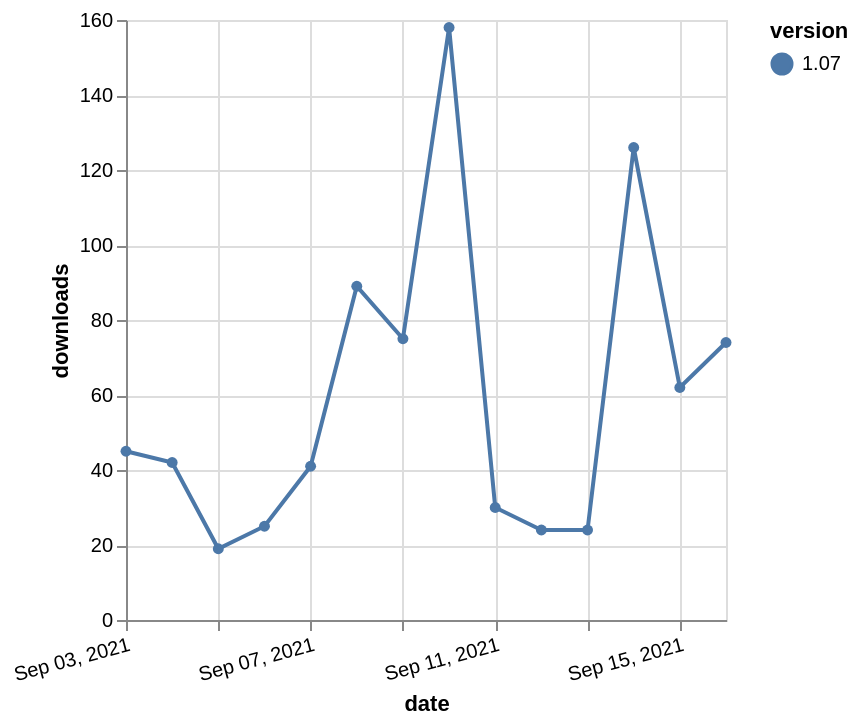

Vega-Lite specification stored for this chart:
### Vega-Lite specification from a JSON file in a GitHub repository (floating-point values rounded to 4 significant figures)
{"$schema": "https://vega.github.io/schema/vega-lite/v5.json", "description": "A simple bar chart with embedded data.", "data": {"values": [{"date": "2021-09-03", "total": 67109, "delta": 45, "version": "1.07"}, {"date": "2021-09-04", "total": 67151, "delta": 42, "version": "1.07"}, {"date": "2021-09-05", "total": 67170, "delta": 19, "version": "1.07"}, {"date": "2021-09-06", "total": 67195, "delta": 25, "version": "1.07"}, {"date": "2021-09-07", "total": 67236, "delta": 41, "version": "1.07"}, {"date": "2021-09-08", "total": 67325, "delta": 89, "version": "1.07"}, {"date": "2021-09-09", "total": 67400, "delta": 75, "version": "1.07"}, {"date": "2021-09-10", "total": 67558, "delta": 158, "version": "1.07"}, {"date": "2021-09-11", "total": 67588, "delta": 30, "version": "1.07"}, {"date": "2021-09-12", "total": 67612, "delta": 24, "version": "1.07"}, {"date": "2021-09-13", "total": 67636, "delta": 24, "version": "1.07"}, {"date": "2021-09-14", "total": 67762, "delta": 126, "version": "1.07"}, {"date": "2021-09-15", "total": 67824, "delta": 62, "version": "1.07"}, {"date": "2021-09-16", "total": 67898, "delta": 74, "version": "1.07"}]}, "width": "container", "mark": {"type": "line", "point": {"filled": true}}, "encoding": {"x": {"field": "date", "type": "temporal", "timeUnit": "yearmonthdate", "title": "date", "axis": {"labelAngle": -15}}, "y": {"field": "delta", "type": "quantitative", "title": "downloads"}, "color": {"field": "version", "type": "nominal"}, "tooltip": {"field": "delta"}}}
